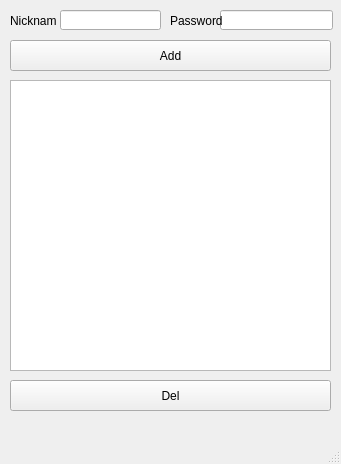
<?xml version="1.0" encoding="UTF-8"?>
<ui version="4.0">
 <class>MainWindow</class>
 <widget class="QMainWindow" name="MainWindow">
  <property name="geometry">
   <rect>
    <x>0</x>
    <y>0</y>
    <width>341</width>
    <height>464</height>
   </rect>
  </property>
  <property name="windowTitle">
   <string>MainWindow</string>
  </property>
  <widget class="QWidget" name="centralwidget">
   <widget class="QTextEdit" name="users">
    <property name="geometry">
     <rect>
      <x>10</x>
      <y>80</y>
      <width>321</width>
      <height>291</height>
     </rect>
    </property>
   </widget>
   <widget class="QPushButton" name="del">
    <property name="geometry">
     <rect>
      <x>10</x>
      <y>380</y>
      <width>321</width>
      <height>31</height>
     </rect>
    </property>
    <property name="text">
     <string>Del</string>
    </property>
   </widget>
   <widget class="QPushButton" name="add">
    <property name="geometry">
     <rect>
      <x>10</x>
      <y>40</y>
      <width>321</width>
      <height>31</height>
     </rect>
    </property>
    <property name="text">
     <string>Add</string>
    </property>
   </widget>
   <widget class="QLineEdit" name="nickname">
    <property name="geometry">
     <rect>
      <x>60</x>
      <y>10</y>
      <width>101</width>
      <height>20</height>
     </rect>
    </property>
   </widget>
   <widget class="QLineEdit" name="password">
    <property name="geometry">
     <rect>
      <x>220</x>
      <y>10</y>
      <width>113</width>
      <height>20</height>
     </rect>
    </property>
   </widget>
   <widget class="QLabel" name="label">
    <property name="geometry">
     <rect>
      <x>10</x>
      <y>10</y>
      <width>47</width>
      <height>21</height>
     </rect>
    </property>
    <property name="text">
     <string>Nickname</string>
    </property>
   </widget>
   <widget class="QLabel" name="label_2">
    <property name="geometry">
     <rect>
      <x>170</x>
      <y>10</y>
      <width>61</width>
      <height>21</height>
     </rect>
    </property>
    <property name="text">
     <string>Password</string>
    </property>
   </widget>
  </widget>
  <widget class="QMenuBar" name="menubar">
   <property name="geometry">
    <rect>
     <x>0</x>
     <y>0</y>
     <width>341</width>
     <height>22</height>
    </rect>
   </property>
  </widget>
  <widget class="QStatusBar" name="statusbar"/>
 </widget>
 <resources/>
 <connections/>
</ui>
